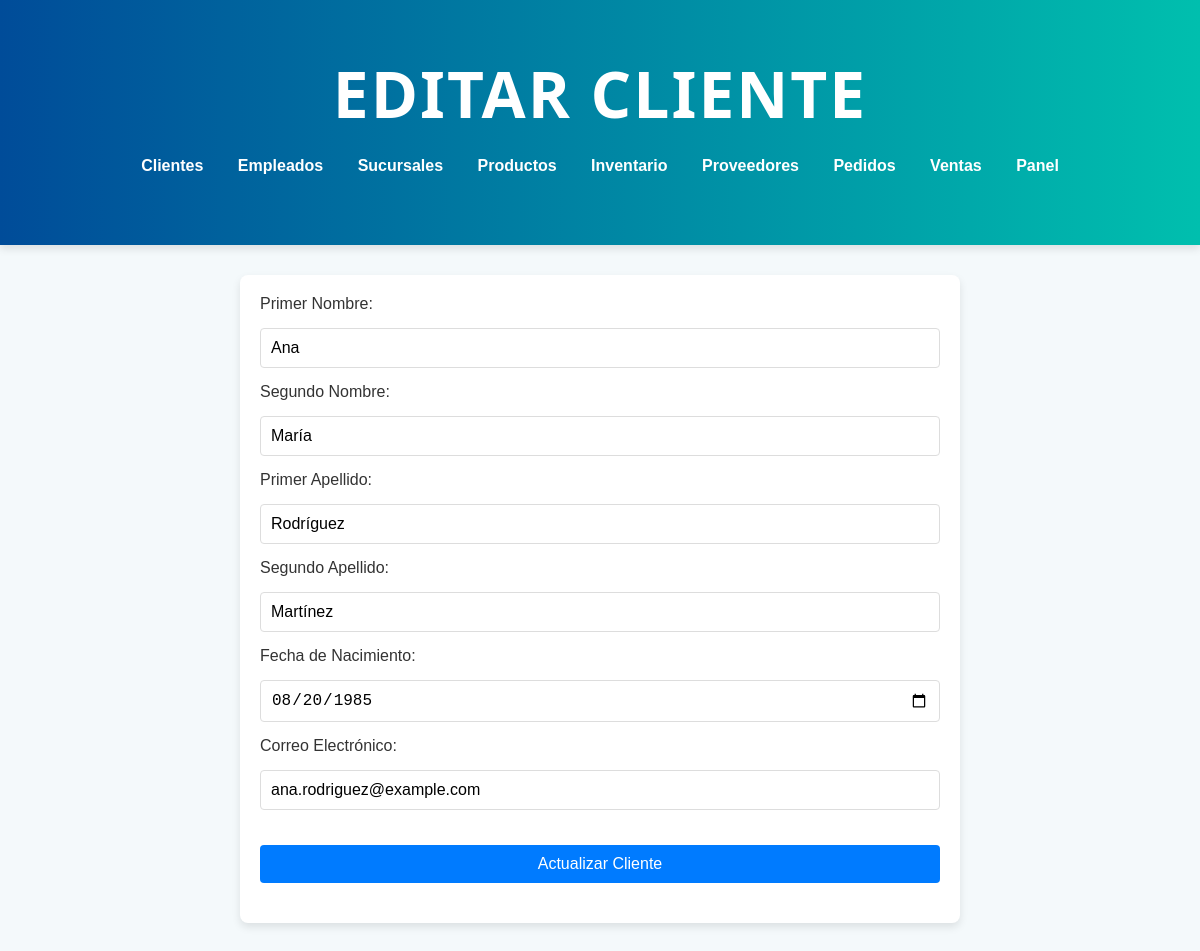
The app's page /editarCliente.php?cedula=0987654321, older data.
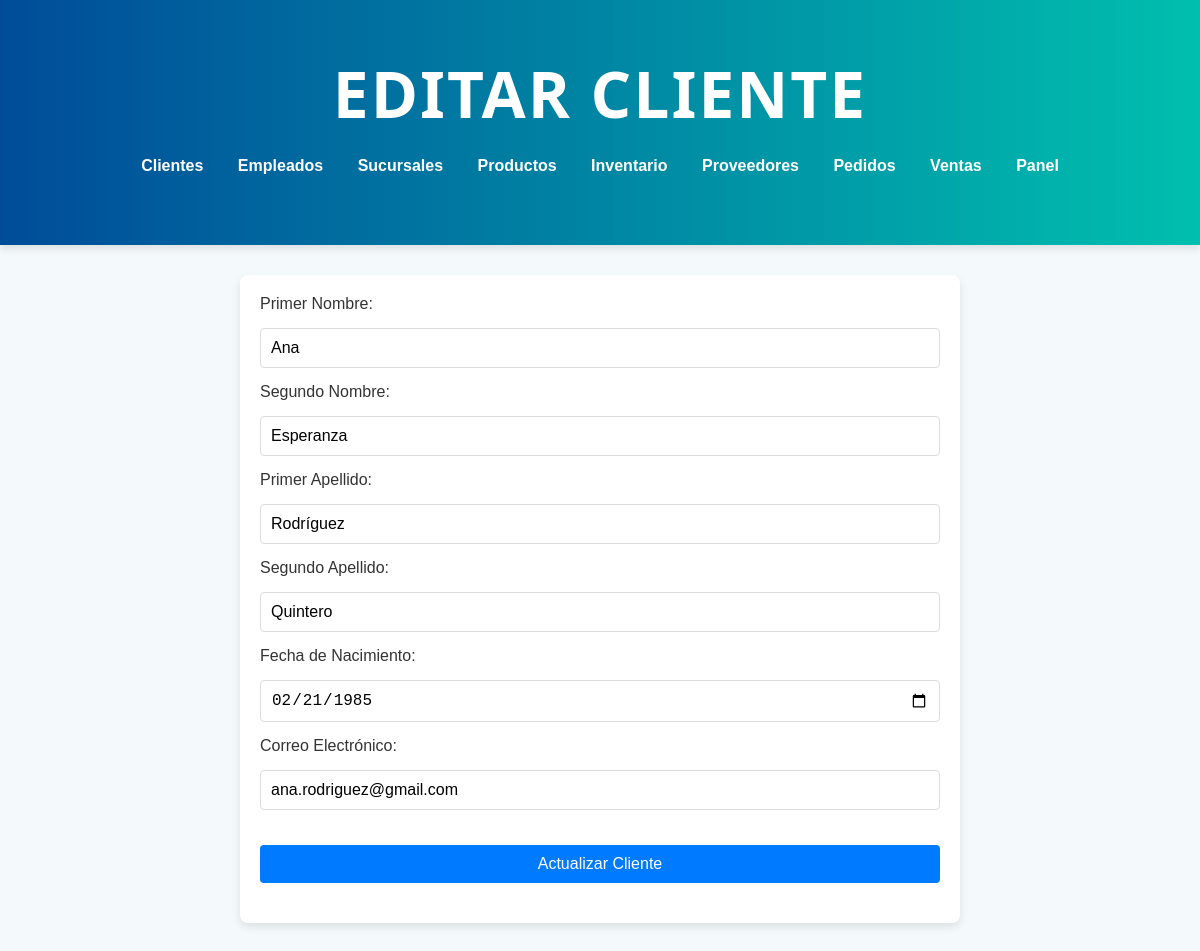
The same page, newer data.
### tables this page shows
CREATE TABLE `cliente` (
  `cedula` varchar(20) NOT NULL,
  `primernombre` varchar(100) NOT NULL,
  `segundonombre` varchar(100) DEFAULT NULL,
  `primerApellido` varchar(100) NOT NULL,
  `segundoApellido` varchar(100) DEFAULT NULL,
  `fechaNacimiento` date DEFAULT NULL,
  `direccion` varchar(255) DEFAULT NULL,
  `email` varchar(100) DEFAULT NULL,
  `contrasena` varchar(100) DEFAULT NULL
);

### editarCliente.php (the view, shortened to what this page needs)
<?php
include('conexion.php');
if (isset($_GET['cedula'])) {
    $cedula = $_GET['cedula'];
    $sql = "SELECT cedula, primernombre, segundonombre, primerapellido, segundoapellido, fechanacimiento, email FROM cliente WHERE cedula = ?";
    if ($stmt = $conn->prepare($sql)) {
        $stmt->bind_param('s', $cedula);
        $stmt->execute();
        $result = $stmt->get_result();
        if ($result->num_rows > 0) {
            $cliente = $result->fetch_assoc();
        } else {
            echo "Cliente no encontrado.";
            exit();
        }
    } else {
        echo "Error al consultar la base de datos.";
        exit();
    }
} else {
    echo "No se ha especificado una cédula.";
    exit();
}
?>
<!DOCTYPE html>
<html lang="es">
<head>
    <link rel="stylesheet" href="css/stylesEditarC.css">
</head>
<body>
    <header>
        <h1>Editar Cliente</h1>
        <nav>
            <ul>
                <li><a href="cliente.php">Clientes</a></li>
                <li><a href="empleado.php">Empleados</a></li>
                <li><a href="sucursal.php">Sucursales</a></li>
                <li><a href="producto.php">Productos</a></li>
                <li><a href="inventario.php">Inventario</a></li>
                <li><a href="proveedor.php">Proveedores</a></li>
                <li><a href="pedido.php">Pedidos</a></li>
                <li><a href="venta.php">Ventas</a></li>
                <li><a href="administrador.php">Panel</a></li>
            </ul>
        </nav>
    </header>
    <form method="POST" action="editarCliente.php?cedula=<?php echo $cliente['cedula']; ?>">
        <label for="primernombre">Primer Nombre:</label>
        <input type="text" id="primernombre" name="primernombre" value="<?php echo $cliente['primernombre']; ?>" required>
        <label for="segundonombre">Segundo Nombre:</label>
        <input type="text" id="segundonombre" name="segundonombre" value="<?php echo $cliente['segundonombre']; ?>">
        <label for="primerapellido">Primer Apellido:</label>
        <input type="text" id="primerapellido" name="primerapellido" value="<?php echo $cliente['primerapellido']; ?>" required>
        <label for="segundoapellido">Segundo Apellido:</label>
        <input type="text" id="segundoapellido" name="segundoapellido" value="<?php echo $cliente['segundoapellido']; ?>">
        <label for="fechanacimiento">Fecha de Nacimiento:</label>
        <input type="date" id="fechanacimiento" name="fechanacimiento" value="<?php echo $cliente['fechanacimiento']; ?>" required>
        <label for="email">Correo Electrónico:</label>
        <input type="email" id="email" name="email" value="<?php echo $cliente['email']; ?>" required>
        <button type="submit">Actualizar Cliente</button>
    </form>
</body>
</html>

Row changes from the older to the newer data that the page shows:
changed cliente "Ana": segundonombre "María" → "Esperanza"; segundoapellido "Martínez" → "Quintero"; fechanacimiento "08/20/1985" → "02/21/1985"; email "ana.rodriguez@example.com" → "ana.rodriguez@gmail.com"
